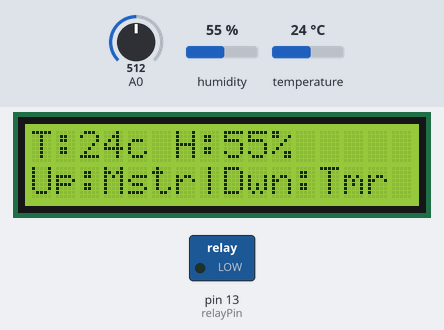
Recording of a sketch running on a simulated Arduino Uno, built with avr-gcc and run on an emulated ATmega328P. On the bench: 16×2 character LCD, switched loads named in the sketch (green lamp = pin HIGH). Inputs (shaded band) come from the test bench; at power-on: A0 = 512, humidity 55 %, temperature 24 °C. The local clock reads 2024-03-15 10:24:30 at power-on unless the sketch sets it; what the sketch prints to the serial monitor is not drawn.

Above: at 1.2 s.
1.3 s: A0 set to 460
2.8 s: A0 set to 438
At 4.6 s:
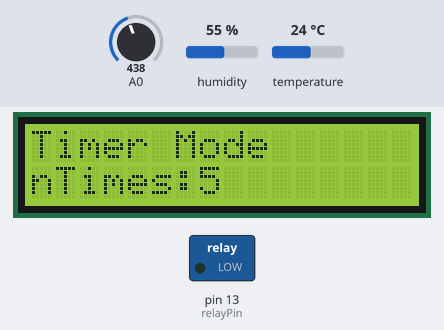
5.6 s: A0 set to 52
At 7.3 s:
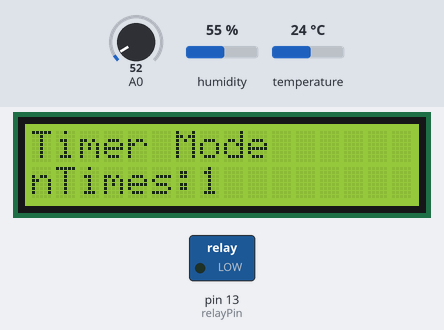
8.2 s: A0 set to 46
At 10.0 s:
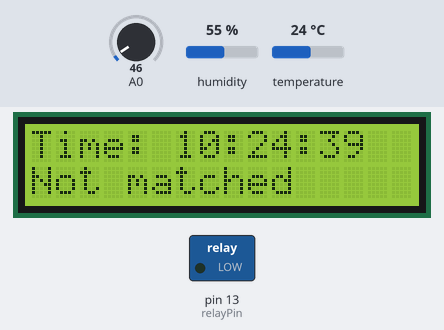
10.7 s: A0 set to 631
12.8 s: A0 set to 657
At 14.4 s:
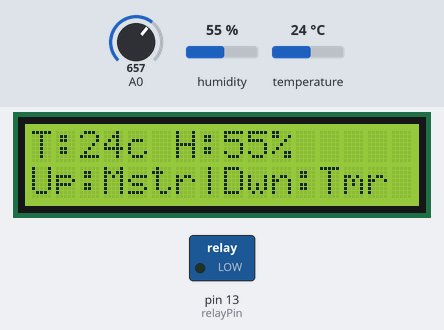
Timing chart, 0 to 15.6 s (numbered marks = the images above; inputs shaded):
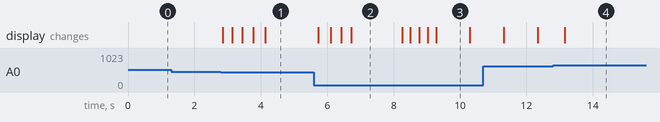

Measured:
- the behaviour switches between 450 and 449 on A0 (found by bisection; images 0 and 1)
- the behaviour switches between 50 and 49 on A0 (found by bisection; images 2 and 3)
- the behaviour switches between 649 and 650 on A0 (found by bisection; images 3 and 4)
- after the input at 1.3 s, every drawn part: stays the same
- after the input at 2.8 s, the display: first changes after 0.06 s (image 1 shows a later state)
- after the input at 5.6 s, the display: first changes after 0.13 s (image 2 shows a later state)
- after the input at 8.2 s, the display: first changes after 0.05 s (image 3 shows a later state)
- after the input at 12.8 s, the display: changes after 0.35 s (image 4)

The sketch:

combinedCode.ino
```cpp
/*******************************************
Wire Connections:
  RTC shield connections
    SDA to a4; SCL to a5; GND to gnd; VCC to 5V
  Moisture Sensor
    Blue to A0; Black to gnd, Red to 5V/3.3V
  Temperature&Humidity Sensor
    Green to D4; Black to gnd; Red to 3.3V

Notes
  To reconfigure RTC:
    RTC.adjust(DateTime(__DATE__, __TIME__));
  Sensor values description in Moisture Sensor
    0  ~300     dry soil
    300~700     humid soil
    700~950     in water

Added and used libraries:
  RTClib
  DHTlib
  LiquidCrystal
********************************************/

#include <LiquidCrystal.h>
#include <Wire.h>
#include <dht11.h>
#include "RTClib.h"

LiquidCrystal lcd(8, 9, 4, 5, 6, 7);
RTC_DS1307 RTC;
dht11 DHT;
#define DHT11_PIN 4

//LCD
int lcd_key     = 0;
int adc_key_in  = 0;
#define btnRIGHT  0
#define btnUP     1
#define btnDOWN   2
#define btnLEFT   3
#define btnSELECT 4
#define btnNONE   5

//Time variables
String Month;
String Date;
String Year;
String Hour;
String Minute;
String Second;

//flags
boolean setTime = true;
boolean setSwitch = true;
boolean fillArray = false;
boolean proceed = true;
boolean seen = false;
boolean matched = false;

//Sensor values
int wantedMoisture = 300;

//Sensor/relay pins
int relayPin = 13;
int moistureSensorPin = A3;

//for checkSwitch function
int switchTimerPin = 2;
int switchMoisturePin = 3;
char mode;   // for incoming serial data and switch value

//Watering times var
int nTimes;
const int nTimesMax = 5; //number of times to water the plant in a day
int waterTime[nTimesMax][2] = {0}; //time to water; format: {h,m}
String arr[2] = {"hour", "min"};
int h=1;
int m, i, j=0;


int readButtons(){
 adc_key_in = analogRead(0);
 if (adc_key_in > 1000) return btnNONE;
 if (adc_key_in < 50)   return btnRIGHT;
 if (adc_key_in < 250)  return btnUP;
 if (adc_key_in < 450)  return btnDOWN;
 if (adc_key_in < 650)  return btnLEFT;
 if (adc_key_in < 850)  return btnSELECT;
 return btnNONE;
}

void checkSerial(){
  if(Serial.available()>0){
    mode = Serial.read();
  }
  else{
    mode = 't';
  }
}

void lcdClearLine(int n){
  lcd.setCursor(0,n);
  lcd.print("                ");
}

void checkSwitch(){
  lcdClearLine(1);
  lcd.setCursor(0,1);
  lcd.print("Up:Mstr|Dwn:Tmr");

  if(readButtons() == btnDOWN){
    lcdClearLine(0);
    lcd.setCursor(0,0);
    lcd.print("Timer Mode");
    mode = 't';
    setSwitch = false;
  }
  else if(readButtons() == btnUP){
    lcdClearLine(0);
    lcd.setCursor(0,0);
    lcd.print("Moisture Mode");
    mode = 'm';
    setSwitch = false;
  }

  else{
    Serial.println("Choose mode");
    Serial.println("-------------------------------");
    mode = 'n';
  }
}

void timerCtrl(){
  DateTime now = RTC.now();

  Year = String(now.year());
  Month = String(now.month());
  Date = String(now.day());

  Hour = String(now.hour());
  Minute = String(now.minute());
  Second = String(now.second());

  Serial.println("Date: "+Month+'/'+Date+'/'+Year+"; Time: "+Hour+':'+Minute+':'+Second);
  for(int i = 0; i<nTimes; i++){
    if((waterTime[i][0]==now.hour())&&(waterTime[i][1]==now.minute()) && (0 == now.second())){
      Serial.print("Water Time " + String(i+1) + ":"+String(waterTime[i][0])+":"+String(waterTime[i][1]));
      Serial.println(" [Time matched]");
      matched = true;
      turnRelayON(10000);
    }
    else{
      Serial.print("Water Time " + String(i+1) + ":"+String(waterTime[i][0])+":"+String(waterTime[i][1]));
      Serial.println(" [Time not match]");

    }
  }
}

void moistCtrl(){
  Serial.println("Moisture:" +analogRead(moistureSensorPin));
  lcdClearLine(1);
  lcd.setCursor(0,1);
  lcd.print("Level:" +String(analogRead(moistureSensorPin)));

  if(analogRead(moistureSensorPin) < wantedMoisture){
    Serial.println("More water needed");
    lcd.print(" Water");
    turnRelayON(10000);
  }
  else{
    Serial.println("Idle");
    lcd.print(" Idle");
  }
}

void turnRelayON(int msWaterDuration){
  digitalWrite(relayPin,HIGH);//turn on relay
  delay(msWaterDuration);
  digitalWrite(relayPin, LOW);
  matched = false;
}

void displayTempAndHum(){
  int chk = DHT.read(DHT11_PIN);
  Serial.print("Temperature: ");
  Serial.print(DHT.temperature,1);
  Serial.print(" deg celcius ; Humidity: ");
  Serial.print(DHT.humidity,1);
  Serial.println("%");

  lcdClearLine(0);
  lcd.setCursor(0,0);
  lcd.print("T:");
  lcd.setCursor(2,0);
  lcd.print(DHT.temperature,1);
  lcd.setCursor(4,0);
  lcd.print("c H:");
  lcd.setCursor(8,0);
  lcd.print(DHT.humidity,1);
  lcd.setCursor(10,0);
  lcd.print("%");
}

void changeWateringTimes(){
  if(!fillArray){
    lcdClearLine(1);
    lcd.setCursor(0,1);
    lcd.print("nTimes:");

    if(readButtons()==btnDOWN && nTimes < 5) nTimes++;
    else if(readButtons()==btnUP && nTimes > 1) nTimes--;
    lcd.setCursor(7,1);
    lcd.print(nTimes);

    if(readButtons()==btnRIGHT) fillArray = true;
  }
  if(fillArray){
    lcdClearLine(1);
    if(i < nTimes){
      lcd.setCursor(0,1);
      lcd.print("Enter " + arr[j] + " " + String(i+1)+":");
      if(j==0){
        if(readButtons()==btnDOWN && h < 24) h++;
        else if(readButtons()==btnUP && h > 1) h--;
        lcd.print(h);
      }

      else if(j==1){
        if(readButtons()==btnDOWN && m < 60) m+=15;
        else if(readButtons()==btnUP && m > 0) m-=15;
        lcd.print(m);
      }
      if(readButtons()==btnRIGHT){
        if(j==0) j++;
        else if(j==1){
          waterTime[i][0]=h;
          waterTime[i][1]=m;
          j=0;
          i++;
          h=1;
          m=0;
        }
      }
      else if(readButtons()==btnLEFT){
        if(i==0) j=0;
        else if(i>0){
          i--;
          j=0;
        }
      }
    }
    else{
      if(!seen){
        lcdClearLine(0);
        lcd.setCursor(0,0);
        lcd.print("Time/s recorded");
        lcdClearLine(1);
        lcd.setCursor(0,1);
        for(int i = 0; i < nTimes; i++){
          lcd.print(" [Time " + String(i+1) + "] " +String(waterTime[i][0]) +":" +String(waterTime[i][0]) +" |");
        }
        if(readButtons()==btnRIGHT){
          seen = true;
        }
      }
      else{
        lcdClearLine(0);
        lcd.setCursor(0,0);
        lcd.print("Time: "+Hour+':'+Minute+':'+Second);
        lcdClearLine(1);
        lcd.setCursor(0,1);
        if(matched) lcd.print("Matched");
        if(!matched) lcd.print("Not matched");
      }
    }
  }
}

void setup(){
  Serial.begin(9600);
  Wire.begin();
  RTC.begin();
  lcd.begin(16,2);

  if (!RTC.isrunning()) {Serial.println("RTC is NOT running!");}
  //RTC.adjust(DateTime(__DATE__, __TIME__));
  pinMode(relayPin,OUTPUT);
  pinMode(switchTimerPin,INPUT);
  pinMode(switchMoisturePin,INPUT);
  pinMode(13,OUTPUT);

  digitalWrite(relayPin,LOW);
  digitalWrite(switchMoisturePin,LOW);
  digitalWrite(switchTimerPin,LOW);
  digitalWrite(13,LOW);
}

void loop(){

  /*STRICTLY choose ONE between checkSerial and checkSwitch
    checkSerial = input through the Serial Monitor/Processing
    checkSwitch = input through the arduino for stand-alone processes
  */

  if(setSwitch){
    displayTempAndHum();
    checkSwitch();

  }
  //press select button to choose a mode again.
  if(readButtons() == btnSELECT){
    setSwitch = true;
  }

  //checkSerial();
  /*if(Serial.available()){
    mode = Serial.read();
    //Serial.end();
    holder = mode;
  }
  else{
    mode = holder;
  }*/

  if(mode == 't'){
    Serial.println("Timer Selected");
    changeWateringTimes();
    timerCtrl();
    Serial.println("-------------------------------\t");
  }
  else if(mode == 'm'){
    Serial.println("Moisture Selected");
    moistCtrl();
    Serial.println("-------------------------------\t");

  }

  delay(200);
}
```
